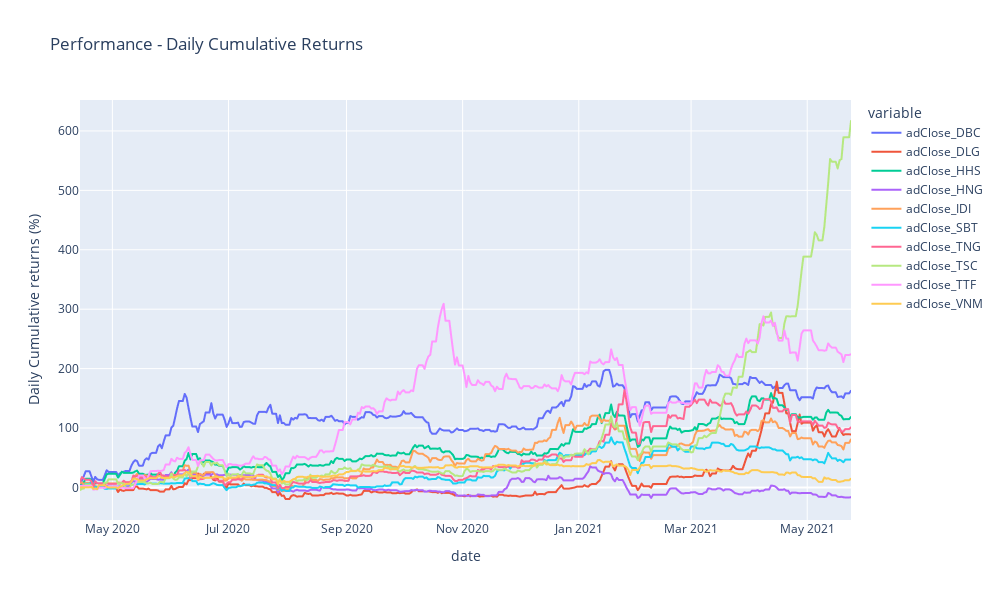

This figure's notebook cell:
### Markdown cell above
## **Gatev Data Normalization**

### Code cell
df_cum_daily_returns_train = gatev_dist.gatev_data_normalize(df_train)

### Figure 1 — Plotly figure (JSON) as saved in the notebook; plotly's stock layout.template omitted (floating-point values rounded to 4 significant figures; data arrays with more than 128 entries replaced by an {"elided": "..."} marker saying what was removed)
{"data": [{"hovertemplate": "variable=adClose_DBC<br>date=%{x}<br>value=%{y}<extra></extra>", "legendgroup": "adClose_DBC", "line": {"color": "#636efa", "dash": "solid"}, "marker": {"symbol": "circle"}, "mode": "lines", "name": "adClose_DBC", "showlegend": true, "type": "scattergl", "x": {"elided": "406 str values"}, "xaxis": "x", "y": {"elided": "406 float values"}, "yaxis": "y"}, {"hovertemplate": "variable=adClose_DLG<br>date=%{x}<br>value=%{y}<extra></extra>", "legendgroup": "adClose_DLG", "line": {"color": "#EF553B", "dash": "solid"}, "marker": {"symbol": "circle"}, "mode": "lines", "name": "adClose_DLG", "showlegend": true, "type": "scattergl", "x": {"elided": "406 str values"}, "xaxis": "x", "y": {"elided": "406 float values"}, "yaxis": "y"}, {"hovertemplate": "variable=adClose_HHS<br>date=%{x}<br>value=%{y}<extra></extra>", "legendgroup": "adClose_HHS", "line": {"color": "#00cc96", "dash": "solid"}, "marker": {"symbol": "circle"}, "mode": "lines", "name": "adClose_HHS", "showlegend": true, "type": "scattergl", "x": {"elided": "406 str values"}, "xaxis": "x", "y": {"elided": "406 float values"}, "yaxis": "y"}, {"hovertemplate": "variable=adClose_HNG<br>date=%{x}<br>value=%{y}<extra></extra>", "legendgroup": "adClose_HNG", "line": {"color": "#ab63fa", "dash": "solid"}, "marker": {"symbol": "circle"}, "mode": "lines", "name": "adClose_HNG", "showlegend": true, "type": "scattergl", "x": {"elided": "406 str values"}, "xaxis": "x", "y": {"elided": "406 float values"}, "yaxis": "y"}, {"hovertemplate": "variable=adClose_IDI<br>date=%{x}<br>value=%{y}<extra></extra>", "legendgroup": "adClose_IDI", "line": {"color": "#FFA15A", "dash": "solid"}, "marker": {"symbol": "circle"}, "mode": "lines", "name": "adClose_IDI", "showlegend": true, "type": "scattergl", "x": {"elided": "406 str values"}, "xaxis": "x", "y": {"elided": "406 float values"}, "yaxis": "y"}, {"hovertemplate": "variable=adClose_SBT<br>date=%{x}<br>value=%{y}<extra></extra>", "legendgroup": "adClose_SBT", "line": {"color": "#19d3f3", "dash": "solid"}, "marker": {"symbol": "circle"}, "mode": "lines", "name": "adClose_SBT", "showlegend": true, "type": "scattergl", "x": {"elided": "406 str values"}, "xaxis": "x", "y": {"elided": "406 float values"}, "yaxis": "y"}, {"hovertemplate": "variable=adClose_TNG<br>date=%{x}<br>value=%{y}<extra></extra>", "legendgroup": "adClose_TNG", "line": {"color": "#FF6692", "dash": "solid"}, "marker": {"symbol": "circle"}, "mode": "lines", "name": "adClose_TNG", "showlegend": true, "type": "scattergl", "x": {"elided": "406 str values"}, "xaxis": "x", "y": {"elided": "406 float values"}, "yaxis": "y"}, {"hovertemplate": "variable=adClose_TSC<br>date=%{x}<br>value=%{y}<extra></extra>", "legendgroup": "adClose_TSC", "line": {"color": "#B6E880", "dash": "solid"}, "marker": {"symbol": "circle"}, "mode": "lines", "name": "adClose_TSC", "showlegend": true, "type": "scattergl", "x": {"elided": "406 str values"}, "xaxis": "x", "y": {"elided": "406 float values"}, "yaxis": "y"}, {"hovertemplate": "variable=adClose_TTF<br>date=%{x}<br>value=%{y}<extra></extra>", "legendgroup": "adClose_TTF", "line": {"color": "#FF97FF", "dash": "solid"}, "marker": {"symbol": "circle"}, "mode": "lines", "name": "adClose_TTF", "showlegend": true, "type": "scattergl", "x": {"elided": "406 str values"}, "xaxis": "x", "y": {"elided": "406 float values"}, "yaxis": "y"}, {"hovertemplate": "variable=adClose_VNM<br>date=%{x}<br>value=%{y}<extra></extra>", "legendgroup": "adClose_VNM", "line": {"color": "#FECB52", "dash": "solid"}, "marker": {"symbol": "circle"}, "mode": "lines", "name": "adClose_VNM", "showlegend": true, "type": "scattergl", "x": {"elided": "406 str values"}, "xaxis": "x", "y": {"elided": "406 float values"}, "yaxis": "y"}], "layout": {"height": 600, "legend": {"title": {"text": "variable"}, "tracegroupgap": 0}, "title": {"text": "Performance - Daily Cumulative Returns"}, "width": 1000, "xaxis": {"anchor": "y", "domain": [0, 1], "title": {"text": "date"}}, "yaxis": {"anchor": "x", "domain": [0, 1], "title": {"text": "Daily Cumulative returns (%)"}}}}
